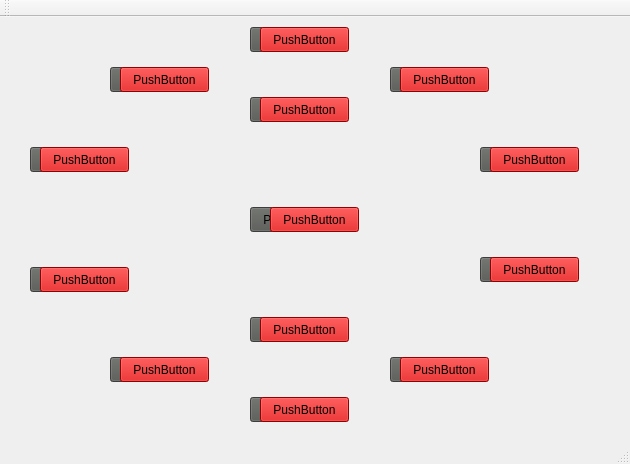
<?xml version="1.0" encoding="UTF-8"?>
<ui version="4.0">
 <class>ventana_de_juego</class>
 <widget class="QMainWindow" name="ventana_de_juego">
  <property name="geometry">
   <rect>
    <x>0</x>
    <y>0</y>
    <width>630</width>
    <height>464</height>
   </rect>
  </property>
  <property name="windowTitle">
   <string>ventana de juego</string>
  </property>
  <widget class="QWidget" name="centralWidget">
   <widget class="QPushButton" name="pushButton_14">
    <property name="geometry">
     <rect>
      <x>260</x>
      <y>10</y>
      <width>89</width>
      <height>25</height>
     </rect>
    </property>
    <property name="styleSheet">
     <string notr="true">background-color: rgb(204, 0, 0);</string>
    </property>
    <property name="text">
     <string>PushButton</string>
    </property>
   </widget>
   <widget class="QPushButton" name="pushButton_9">
    <property name="geometry">
     <rect>
      <x>480</x>
      <y>240</y>
      <width>89</width>
      <height>25</height>
     </rect>
    </property>
    <property name="styleSheet">
     <string notr="true">background-color: rgb(85, 87, 83);</string>
    </property>
    <property name="text">
     <string>PushButton</string>
    </property>
   </widget>
   <widget class="QPushButton" name="pushButton_16">
    <property name="geometry">
     <rect>
      <x>260</x>
      <y>80</y>
      <width>89</width>
      <height>25</height>
     </rect>
    </property>
    <property name="styleSheet">
     <string notr="true">background-color: rgb(204, 0, 0);</string>
    </property>
    <property name="text">
     <string>PushButton</string>
    </property>
   </widget>
   <widget class="QPushButton" name="pushButton_21">
    <property name="geometry">
     <rect>
      <x>490</x>
      <y>240</y>
      <width>89</width>
      <height>25</height>
     </rect>
    </property>
    <property name="styleSheet">
     <string notr="true">background-color: rgb(204, 0, 0);</string>
    </property>
    <property name="text">
     <string>PushButton</string>
    </property>
   </widget>
   <widget class="QPushButton" name="pushButton_12">
    <property name="geometry">
     <rect>
      <x>30</x>
      <y>250</y>
      <width>89</width>
      <height>25</height>
     </rect>
    </property>
    <property name="styleSheet">
     <string notr="true">background-color: rgb(85, 87, 83);</string>
    </property>
    <property name="text">
     <string>PushButton</string>
    </property>
   </widget>
   <widget class="QPushButton" name="pushButton_5">
    <property name="geometry">
     <rect>
      <x>480</x>
      <y>130</y>
      <width>89</width>
      <height>25</height>
     </rect>
    </property>
    <property name="styleSheet">
     <string notr="true">background-color: rgb(85, 87, 83);</string>
    </property>
    <property name="text">
     <string>PushButton</string>
    </property>
   </widget>
   <widget class="QPushButton" name="pushButton_13">
    <property name="geometry">
     <rect>
      <x>250</x>
      <y>80</y>
      <width>89</width>
      <height>25</height>
     </rect>
    </property>
    <property name="styleSheet">
     <string notr="true">background-color: rgb(85, 87, 83);</string>
    </property>
    <property name="text">
     <string>PushButton</string>
    </property>
   </widget>
   <widget class="QPushButton" name="pushButton_3">
    <property name="geometry">
     <rect>
      <x>250</x>
      <y>190</y>
      <width>89</width>
      <height>25</height>
     </rect>
    </property>
    <property name="styleSheet">
     <string notr="true">background-color: rgb(85, 87, 83);</string>
    </property>
    <property name="text">
     <string>PushButton</string>
    </property>
   </widget>
   <widget class="QPushButton" name="pushButton_8">
    <property name="geometry">
     <rect>
      <x>250</x>
      <y>380</y>
      <width>89</width>
      <height>25</height>
     </rect>
    </property>
    <property name="styleSheet">
     <string notr="true">background-color: rgb(85, 87, 83);</string>
    </property>
    <property name="text">
     <string>PushButton</string>
    </property>
   </widget>
   <widget class="QPushButton" name="pushButton_10">
    <property name="geometry">
     <rect>
      <x>110</x>
      <y>340</y>
      <width>89</width>
      <height>25</height>
     </rect>
    </property>
    <property name="styleSheet">
     <string notr="true">background-color: rgb(85, 87, 83);</string>
    </property>
    <property name="text">
     <string>PushButton</string>
    </property>
   </widget>
   <widget class="QPushButton" name="pushButton_4">
    <property name="geometry">
     <rect>
      <x>250</x>
      <y>10</y>
      <width>89</width>
      <height>25</height>
     </rect>
    </property>
    <property name="styleSheet">
     <string notr="true">background-color: rgb(85, 87, 83);</string>
    </property>
    <property name="text">
     <string>PushButton</string>
    </property>
   </widget>
   <widget class="QPushButton" name="pushButton_24">
    <property name="geometry">
     <rect>
      <x>40</x>
      <y>250</y>
      <width>89</width>
      <height>25</height>
     </rect>
    </property>
    <property name="styleSheet">
     <string notr="true">background-color: rgb(204, 0, 0);</string>
    </property>
    <property name="text">
     <string>PushButton</string>
    </property>
   </widget>
   <widget class="QPushButton" name="pushButton_7">
    <property name="geometry">
     <rect>
      <x>390</x>
      <y>340</y>
      <width>89</width>
      <height>25</height>
     </rect>
    </property>
    <property name="styleSheet">
     <string notr="true">background-color: rgb(85, 87, 83);</string>
    </property>
    <property name="text">
     <string>PushButton</string>
    </property>
   </widget>
   <widget class="QPushButton" name="pushButton_15">
    <property name="geometry">
     <rect>
      <x>400</x>
      <y>50</y>
      <width>89</width>
      <height>25</height>
     </rect>
    </property>
    <property name="styleSheet">
     <string notr="true">background-color: rgb(204, 0, 0);</string>
    </property>
    <property name="text">
     <string>PushButton</string>
    </property>
   </widget>
   <widget class="QPushButton" name="pushButton">
    <property name="geometry">
     <rect>
      <x>110</x>
      <y>50</y>
      <width>89</width>
      <height>25</height>
     </rect>
    </property>
    <property name="styleSheet">
     <string notr="true">background-color: rgb(85, 87, 83);</string>
    </property>
    <property name="text">
     <string>PushButton</string>
    </property>
   </widget>
   <widget class="QPushButton" name="pushButton_6">
    <property name="geometry">
     <rect>
      <x>390</x>
      <y>50</y>
      <width>89</width>
      <height>25</height>
     </rect>
    </property>
    <property name="styleSheet">
     <string notr="true">background-color: rgb(85, 87, 83);</string>
    </property>
    <property name="text">
     <string>PushButton</string>
    </property>
   </widget>
   <widget class="QPushButton" name="pushButton_18">
    <property name="geometry">
     <rect>
      <x>120</x>
      <y>50</y>
      <width>89</width>
      <height>25</height>
     </rect>
    </property>
    <property name="styleSheet">
     <string notr="true">background-color: rgb(204, 0, 0);</string>
    </property>
    <property name="text">
     <string>PushButton</string>
    </property>
   </widget>
   <widget class="QPushButton" name="pushButton_26">
    <property name="geometry">
     <rect>
      <x>400</x>
      <y>340</y>
      <width>89</width>
      <height>25</height>
     </rect>
    </property>
    <property name="styleSheet">
     <string notr="true">background-color: rgb(204, 0, 0);</string>
    </property>
    <property name="text">
     <string>PushButton</string>
    </property>
   </widget>
   <widget class="QPushButton" name="pushButton_20">
    <property name="geometry">
     <rect>
      <x>40</x>
      <y>130</y>
      <width>89</width>
      <height>25</height>
     </rect>
    </property>
    <property name="styleSheet">
     <string notr="true">background-color: rgb(204, 0, 0);</string>
    </property>
    <property name="text">
     <string>PushButton</string>
    </property>
   </widget>
   <widget class="QPushButton" name="pushButton_23">
    <property name="geometry">
     <rect>
      <x>120</x>
      <y>340</y>
      <width>89</width>
      <height>25</height>
     </rect>
    </property>
    <property name="styleSheet">
     <string notr="true">background-color: rgb(204, 0, 0);</string>
    </property>
    <property name="text">
     <string>PushButton</string>
    </property>
   </widget>
   <widget class="QPushButton" name="pushButton_19">
    <property name="geometry">
     <rect>
      <x>270</x>
      <y>190</y>
      <width>89</width>
      <height>25</height>
     </rect>
    </property>
    <property name="styleSheet">
     <string notr="true">background-color: rgb(204, 0, 0);</string>
    </property>
    <property name="text">
     <string>PushButton</string>
    </property>
   </widget>
   <widget class="QPushButton" name="pushButton_17">
    <property name="geometry">
     <rect>
      <x>490</x>
      <y>130</y>
      <width>89</width>
      <height>25</height>
     </rect>
    </property>
    <property name="styleSheet">
     <string notr="true">background-color: rgb(204, 0, 0);</string>
    </property>
    <property name="text">
     <string>PushButton</string>
    </property>
   </widget>
   <widget class="QPushButton" name="pushButton_2">
    <property name="geometry">
     <rect>
      <x>30</x>
      <y>130</y>
      <width>89</width>
      <height>25</height>
     </rect>
    </property>
    <property name="styleSheet">
     <string notr="true">background-color: rgb(85, 87, 83);</string>
    </property>
    <property name="text">
     <string>PushButton</string>
    </property>
   </widget>
   <widget class="QPushButton" name="pushButton_22">
    <property name="geometry">
     <rect>
      <x>260</x>
      <y>380</y>
      <width>89</width>
      <height>25</height>
     </rect>
    </property>
    <property name="styleSheet">
     <string notr="true">background-color: rgb(204, 0, 0);</string>
    </property>
    <property name="text">
     <string>PushButton</string>
    </property>
   </widget>
   <widget class="QPushButton" name="pushButton_25">
    <property name="geometry">
     <rect>
      <x>260</x>
      <y>300</y>
      <width>89</width>
      <height>25</height>
     </rect>
    </property>
    <property name="styleSheet">
     <string notr="true">background-color: rgb(204, 0, 0);</string>
    </property>
    <property name="text">
     <string>PushButton</string>
    </property>
   </widget>
   <widget class="QPushButton" name="pushButton_11">
    <property name="geometry">
     <rect>
      <x>250</x>
      <y>300</y>
      <width>89</width>
      <height>25</height>
     </rect>
    </property>
    <property name="styleSheet">
     <string notr="true">background-color: rgb(85, 87, 83);</string>
    </property>
    <property name="text">
     <string>PushButton</string>
    </property>
   </widget>
   <zorder>pushButton_9</zorder>
   <zorder>pushButton_21</zorder>
   <zorder>pushButton_12</zorder>
   <zorder>pushButton_5</zorder>
   <zorder>pushButton_13</zorder>
   <zorder>pushButton_3</zorder>
   <zorder>pushButton_8</zorder>
   <zorder>pushButton_10</zorder>
   <zorder>pushButton_4</zorder>
   <zorder>pushButton_24</zorder>
   <zorder>pushButton_7</zorder>
   <zorder>pushButton</zorder>
   <zorder>pushButton_6</zorder>
   <zorder>pushButton_18</zorder>
   <zorder>pushButton_26</zorder>
   <zorder>pushButton_23</zorder>
   <zorder>pushButton_19</zorder>
   <zorder>pushButton_17</zorder>
   <zorder>pushButton_2</zorder>
   <zorder>pushButton_22</zorder>
   <zorder>pushButton_11</zorder>
   <zorder>pushButton_25</zorder>
   <zorder>pushButton_16</zorder>
   <zorder>pushButton_14</zorder>
   <zorder>pushButton_15</zorder>
   <zorder>pushButton_20</zorder>
  </widget>
  <widget class="QMenuBar" name="menuBar">
   <property name="geometry">
    <rect>
     <x>0</x>
     <y>0</y>
     <width>630</width>
     <height>22</height>
    </rect>
   </property>
  </widget>
  <widget class="QToolBar" name="mainToolBar">
   <attribute name="toolBarArea">
    <enum>TopToolBarArea</enum>
   </attribute>
   <attribute name="toolBarBreak">
    <bool>false</bool>
   </attribute>
  </widget>
  <widget class="QStatusBar" name="statusBar"/>
 </widget>
 <layoutdefault spacing="6" margin="11"/>
 <resources/>
 <connections/>
</ui>
